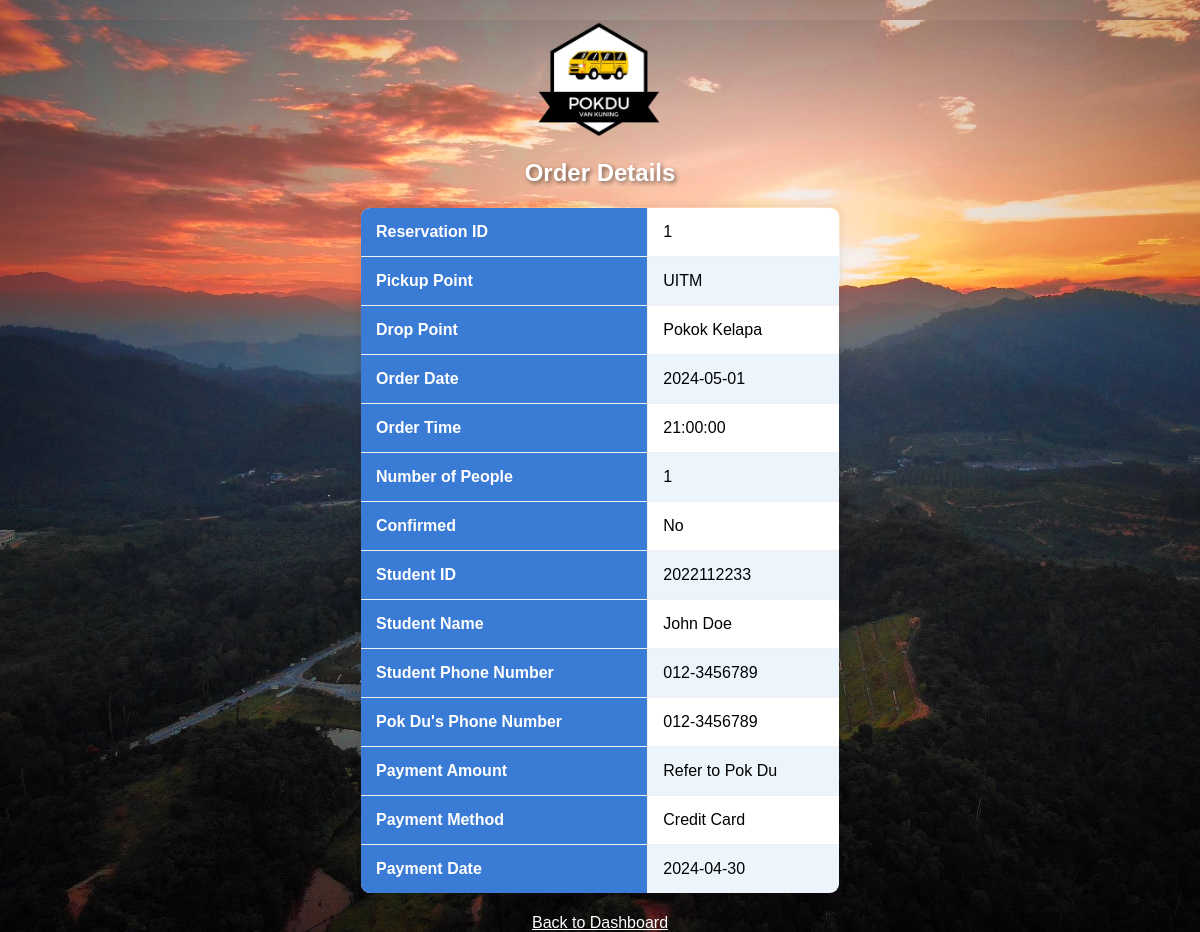
Page /studOrderDetails.php?reservation_id=1 (signed in) on the committed database.
### tables this page shows
CREATE TABLE `order_details` (
  `reservation_id` int(11) NOT NULL AUTO_INCREMENT,
  `pickup_point` varchar(30) DEFAULT NULL,
  `drop_point` varchar(30) DEFAULT NULL,
  `order_date` date DEFAULT NULL,
  `order_time` time DEFAULT NULL,
  `seat_num` int(11) DEFAULT NULL,
  `num_of_people` int(11) DEFAULT NULL,
  `student_id` varchar(30) DEFAULT NULL,
  `worker_id` varchar(30) DEFAULT NULL,
  `confirmed` tinyint(1) DEFAULT 0,
  PRIMARY KEY (`reservation_id`),
  KEY `student_id` (`student_id`),
  KEY `worker_id` (`worker_id`),
  CONSTRAINT `order_details_ibfk_1` FOREIGN KEY (`student_id`) REFERENCES `student_details` (`student_id`),
  CONSTRAINT `order_details_ibfk_2` FOREIGN KEY (`worker_id`) REFERENCES `worker_details` (`worker_id`)
);

CREATE TABLE `student_details` (
  `student_id` varchar(30) NOT NULL,
  `student_name` varchar(30) DEFAULT NULL,
  `student_password` varchar(30) DEFAULT NULL,
  `student_phoneNum` varchar(30) DEFAULT NULL,
  PRIMARY KEY (`student_id`)
);

CREATE TABLE `payment_details` (
  `payment_id` varchar(30) NOT NULL,
  `reservation_id` int(11) DEFAULT NULL,
  `payment_method` varchar(30) DEFAULT NULL,
  `payment_status` varchar(30) DEFAULT NULL,
  `amount` decimal(10,2) DEFAULT NULL,
  `payment_date` date DEFAULT NULL,
  PRIMARY KEY (`payment_id`),
  KEY `reservation_id` (`reservation_id`),
  CONSTRAINT `payment_details_ibfk_1` FOREIGN KEY (`reservation_id`) REFERENCES `order_details` (`reservation_id`)
);

### studOrderDetails.php (the view, shortened to what this page needs)
<?php
include 'dbconn.php';
$reservation_id = $_GET['reservation_id'];
$user_id = $_SESSION['user_id'];
$order_query = "
    SELECT
        od.reservation_id,
        od.pickup_point,
        od.drop_point,
        od.order_date,
        od.order_time,
        od.num_of_people,
        od.confirmed,
        sd.student_id,
        sd.student_name,
        sd.student_phoneNum,
        pd.payment_method,
        pd.payment_date,
        '012-3456789' AS pok_du_phoneNum -- Placeholder for Pok Du's phone number
    FROM order_details od
    JOIN student_details sd ON od.student_id = sd.student_id
    LEFT JOIN payment_details pd ON od.reservation_id = pd.reservation_id
    WHERE od.reservation_id = '$reservation_id' AND od.student_id = '$user_id'
";
$order_result = mysqli_query($dbconn, $order_query);
if (mysqli_num_rows($order_result) > 0) {
    $order_details = mysqli_fetch_assoc($order_result);
} else {
    die("Order not found or you do not have permission to view this order.");
}
?>
<!DOCTYPE html>
<html>
<head>
    <link rel="stylesheet" type="text/css" href="style4.css">
</head>
<body>
    <img class="logo" src="images/logo.png" alt="Pok Du's Van Reservation System Logo">
    <h2>Order Details</h2>
    <table border="1">
        <tr>
            <th>Reservation ID</th>
            <td><?php echo $order_details['reservation_id']; ?></td>
        </tr>
        <tr>
            <th>Pickup Point</th>
            <td><?php echo $order_details['pickup_point']; ?></td>
        </tr>
        <tr>
            <th>Drop Point</th>
            <td><?php echo $order_details['drop_point']; ?></td>
        </tr>
        <tr>
            <th>Order Date</th>
            <td><?php echo $order_details['order_date']; ?></td>
        </tr>
        <tr>
            <th>Order Time</th>
            <td><?php echo $order_details['order_time']; ?></td>
        </tr>
        <tr>
            <th>Number of People</th>
            <td><?php echo $order_details['num_of_people']; ?></td>
        </tr>
        <tr>
            <th>Confirmed</th>
            <td><?php echo $order_details['confirmed'] ? 'Yes' : 'No'; ?></td>
        </tr>
        <tr>
            <th>Student ID</th>
            <td><?php echo $order_details['student_id']; ?></td>
        </tr>
        <tr>
            <th>Student Name</th>
            <td><?php echo $order_details['student_name']; ?></td>
        </tr>
        <tr>
            <th>Student Phone Number</th>
            <td><?php echo $order_details['student_phoneNum']; ?></td>
        </tr>
        <tr>
            <th>Pok Du's Phone Number</th>
            <td><?php echo $order_details['pok_du_phoneNum']; ?></td>
        </tr>
        <tr>
            <th>Payment Amount</th>
            <td>Refer to Pok Du</td>
        </tr>
        <tr>
            <th>Payment Method</th>
            <td><?php echo $order_details['payment_method']; ?></td>
        </tr>
        <tr>
            <th>Payment Date</th>
            <td><?php echo $order_details['payment_date']; ?></td>
        </tr>
    </table>
    <a class="back-link" href="studDashboard.php">Back to Dashboard</a>
</body>
</html>

### style4.css (style rules this page uses)
body, html { margin: 0; padding: 0; font-family: Arial, sans-serif; background-color: #f0f4f8de; background-image: url('images/bg8.jpeg'); background-size: cover; background-position: center; }
h2 { text-align: center; color: #ffffff; margin-top: 20px; text-shadow: 2px 2px 4px rgba(0, 0, 0, 0.5); }
table { width: 40%; border-collapse: collapse; margin: 20px auto; border-radius: 10px; overflow: hidden; box-shadow: 0 0 10px rgba(0, 0, 0, 0.1); }
table, th, td { border: 1px solid #eef0f3; }
th, td { padding: 15px; text-align: justify; }
th { background-color: #3a7bd5; color: white; }
tr:nth-child(even) { background-color: #edf5fc; }
tr:nth-child(odd) { background-color: #ffffff; }
a { color: #ffffff; text-decoration: line; transition: color 0.3s ease; }

### studOrderDetails.php (style rules this page uses)
.logo { display: block; width: 150px; margin: 0 auto; margin-top: 20px; }
.back-link { display: block; text-align: center; margin-top: 20px; }

### rows in the picture
order_details: reservation_id "1", pickup_point "UITM", drop_point "Pokok Kelapa", order_date "2024-05-01", order_time "21:00:00", num_of_people "1", student.student_id "2022112233", student.student_name "John Doe", student.student_phoneNum "012-3456789", payment_details.payment_method "Credit Card", payment_details.payment_date "2024-04-30"

### other values in the picture
$order_details['pok_du_phoneNum'] "012-3456789"
